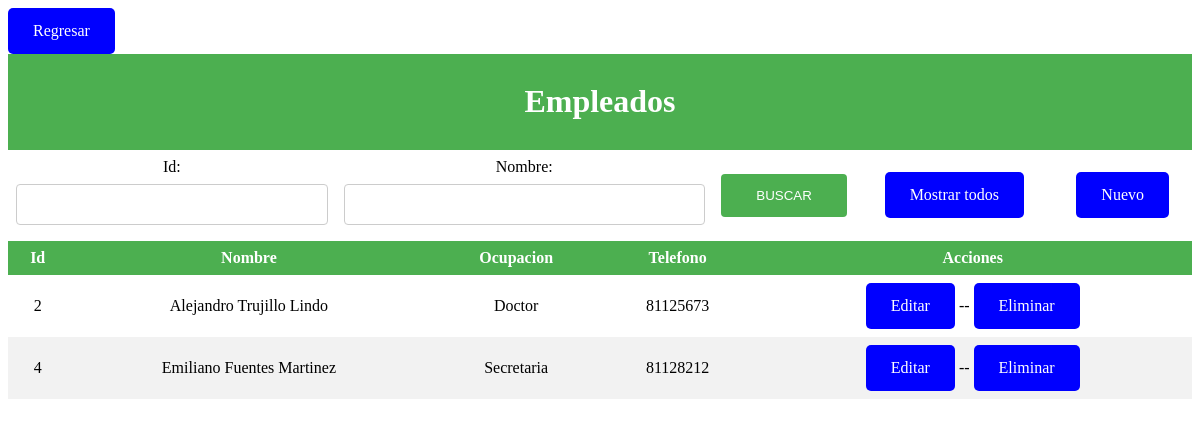
Screenshot of /index_emp.php with the database file from the repository.
### tables this page shows
CREATE TABLE `empleados` (
  `id_empleado` int NOT NULL,
  `permiso_id` int NOT NULL,
  `nombre_empleado` varchar(50) NOT NULL,
  `apellido_paterno` varchar(50) NOT NULL,
  `apellido_materno` varchar(50) NOT NULL,
  `ocupacion_empleado` varchar(50) NOT NULL,
  `colonia_empleado` varchar(50) NOT NULL,
  `calle_empleado` varchar(50) NOT NULL,
  `numerocasa_empleado` int NOT NULL,
  `telefono_empleado` varchar(10) NOT NULL,
  `fecha_nac` date NOT NULL,
  `sexo` varchar(1) NOT NULL,
  `id_sucursal` int NOT NULL
);

### index_emp.php (the view, shortened to what this page needs)
<?php
 include("conexion.php");
?>
<!DOCTYPE html>
<html lang="en">
<head>
    <link rel="stylesheet" href="estilos.css">
</head>
<body>
    <form action="<?=$_SERVER['PHP_SELF']?>" method="post">
    <table>
    <tr><a href="index.php">Regresar</a></tr>
        <tr>
            <th colspan="5"><h1>Empleados</h1></th>
        </tr>
        <tr>
            <td>
                <label for="">Id:</label>
                <input type="text" name = 'id_empleado'>
            </td>
            <td>
                <label for="">Nombre:</label>
                <input type="text" name = 'nombre'>
            </td>
            <td>
                <input type="submit" name="enviar" value =  "BUSCAR">
            </td>
            <td>
                <a href="index_emp.php">Mostrar todos</a>
            </td>
            <td><a href="agregar_emp.php">Nuevo</a></td>
        </tr>
    </table>
    </form>
    <table>
    <thead>
      <tr>
            <th>Id</th>
            <th>Nombre</th>
            <th>Ocupacion</th>
            <th>Telefono</th>
            <th>Acciones</th>
        </tr>
      </thead>
      <tbody>
        <?php
        if(isset($_POST['enviar'])){
            $id_empleado = $_POST['id_empleado'];
            $nombre = $_POST['nombre'];
            if(empty($_POST['id_empleado']) && empty($_POST['nombre'])){
                echo "<script languaje = 'Javascript'>
                alert('Ingresa el nombre o el apellido');
                location.assign('index_emp.php');
                </script>
                ";
            }else {
                if (empty($_POST['nombre'])) {
                    $sql="SELECT id_empleado, CONCAT(nombre_empleado,' ', apellido_paterno, ' ',apellido_materno) empleados, telefono_empleado FROM empleados  where id_empleado =" .$id_empleado;
                }
                if (empty($_POST['id_empleado'])) {
                    $sql="SELECT id_empleado, CONCAT(nombre_empleado,' ', apellido_paterno, ' ',apellido_materno) empleados, telefono_empleado FROM empleados  where nombre_empleado like '%" .$nombre."%'";
                }
                if (!empty($_POST['id_empleado']) && !empty($_POST['nombre'])) {
                    $sql="SELECT id_empleado, CONCAT(nombre_empleado,' ', apellido_paterno, ' ',apellido_materno) empleados, telefono_empleado FROM empleados where id_empleado =".$id_empleado." and nombre_empleado like '%".$nombre."%'";
                }
            }
            $resultado=mysqli_query($conexion,$sql);
            while($filas=mysqli_fetch_assoc($resultado)){
                ?>
                <tr>
            <td><?php echo $filas['id_empleado'] ?></td>
            <td><?php echo $filas['empleados'] ?></td>
            <td><?php echo $filas['ocupacion_empleado'] ?></td>
            <td><?php echo $filas['telefono_empleado'] ?></td>
            <td>
            <?php echo "<a href='editar_emp.php?id_empleado=".$filas['id_empleado']."'>Editar</a>"; ?>
                --
                <?php echo "<a href='eliminar_emp.php?id_empleado=".$filas['id_empleado']."'>Eliminar</a>"; ?>
            </td>
        </tr>
    <?php
            }
        }else{
            $sql="SELECT id_empleado, CONCAT(nombre_empleado,' ', apellido_paterno, ' ',apellido_materno) empleados, telefono_empleado, ocupacion_empleado FROM empleados;";
            $resultado=mysqli_query($conexion,$sql);
            while($filas=mysqli_fetch_assoc($resultado)){
        ?>
        <tr>
            <td><?php echo $filas['id_empleado'] ?></td>
            <td><?php echo $filas['empleados'] ?></td>
            <td><?php echo $filas['ocupacion_empleado'] ?></td>
            <td><?php echo $filas['telefono_empleado'] ?></td>
            <td>
            <?php echo "<a href='editar_emp.php?id_empleado=".$filas['id_empleado']."'>Editar</a>"; ?>
                --
                <?php echo "<a href='eliminar_emp.php?id_empleado=".$filas['id_empleado']."'>Eliminar</a>"; ?>
            </td>
        </tr>
        <?php
            }
        }
        ?>
      </tbody>
    </table>
</body>
</html>

### estilos.css (style rules this page uses)
table { border-collapse: collapse; width: 100%; }
th,td { text-align: center; padding: 8px; }
tr:nth-child(even) { background-color: #f2f2f2 }
th { background-color: #4CAF50; color: white; }
a:link, a:visited { background-color: blue; color: white; padding: 14px 25px; text-align: center; text-decoration: none; display: inline-block; border-radius: 5px; }
h1,h2,h3,h4 { text-align: center; }
* { margin: o; padding: 0; box-sizing: border-box; }
input[type=text], input[type=tel], select { width: 100%; padding: 12px 20px; margin: 8px 0; display: inline-block; border: 1px solid #ccc; border-radius: 4px; box-sizing: border-box; }
input[type=submit] { width: 100%; background-color: #4CAF50; color: white; padding: 14px 20px; margin: 8px 0; border: none; border-radius: 4px; cursor: pointer; }

### rows the page displays
empleados: id_empleado "2", empleados "Alejandro Trujillo Lindo", ocupacion_empleado "Doctor", telefono_empleado "81125673"
empleados: id_empleado "4", empleados "Emiliano Fuentes Martinez", ocupacion_empleado "Secretaria", telefono_empleado "81128212"
